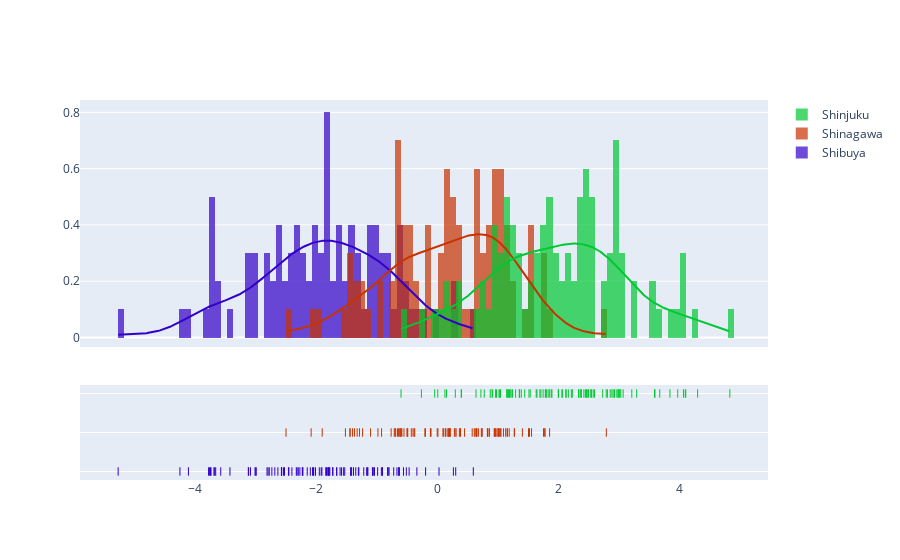

The notebook cell this image was saved under:
### Code cell
fig = ff.create_distplot(hist_data, group_labels, colors=colors, bin_size=.1)

iplot(fig, filename='Compare with 3 city', validate=False)

### Figure 1 — Plotly figure (JSON) as saved in the notebook; plotly's stock layout.template omitted (floating-point values rounded to 4 significant figures; data arrays with more than 128 entries replaced by an {"elided": "..."} marker saying what was removed)
{"data": [{"autobinx": false, "histnorm": "probability density", "legendgroup": "Shibuya", "marker": {"color": "rgb(50, 0, 200)"}, "name": "Shibuya", "opacity": 0.7, "type": "histogram", "x": [0.3004, -4.11, -1.662, -3.011, -3.117, -2.541, -1.803, -3.737, -1.152, -1.92, -1.726, -2.453, -3.763, -1.169, -1.039, -0.6375, -1.777, -2.733, -2.013, -2.525, -1.306, -1.786, -2.992, -3.778, -0.6292, -0.6691, -4.25, -0.9881, -3.577, -1.051, -0.4682, -3.66, -2.685, -1.907, -0.6409, -2.271, -0.8142, -2.571, -1.95, -2.049, -1.217, 0.5906, -1.832, -1.073, 0.02515, -0.196, -2.229, -2.813, -1.73, -0.8244, -3.425, -2.098, -1.796, -3.122, -2.229, -1.823, -0.3401, -2.316, -2.402, -1.067, -0.9262, -0.9075, -1.386, -2.459, -0.5615, -2.999, -2.33, -0.7229, -0.5144, -1.553, -2.297, -1.349, -1.664, 0.262, -1.298, -2.221, -1.431, -1.417, -1.804, -2.634, -3.677, -0.9093, -1.531, -2.149, -2.776, -2.042, -3.086, -1.431, -2.574, -1.844, -3.746, -1.15, -1.585, -3.689, -0.7988, -5.27, -2.576, -2.062, -1.608, -2.796], "xaxis": "x", "xbins": {"end": 0.5906, "size": 0.1, "start": -5.27}, "yaxis": "y"}, {"autobinx": false, "histnorm": "probability density", "legendgroup": "Shinagawa", "marker": {"color": "rgb(200, 50, 0)"}, "name": "Shinagawa", "opacity": 0.7, "type": "histogram", "x": [1.017, 0.8569, 1.268, 1.503, 0.3737, 1.089, -1.402, -0.6181, 1.749, 0.5724, 0.8228, -1.236, -0.4991, 0.1272, 1.269, 0.1854, 0.6752, -0.1071, -0.1151, -1.446, 0.2004, 0.9478, 0.1877, 0.9357, 1.044, 0.2101, -2.5, -0.4321, -0.6994, -0.659, 2.786, 0.0947, 1.85, -0.4909, 1.125, 0.3073, 1.151, 0.6063, 0.278, -0.5882, -1.326, 0.9811, -0.765, 0.1343, 1.552, -0.6213, 0.6439, -1.442, 1.045, 0.361, 0.1896, -0.6899, 1.401, -0.6424, 0.7233, -1.105, 0.7363, -1.37, -0.3755, -0.6058, -1.902, -0.404, 0.7325, -0.1989, 0.6488, -1.288, 0.9477, 1.518, 1.183, 0.9601, 0.29, -0.004457, -0.7134, -0.5012, 0.007133, 0.8508, 0.3806, -0.9829, -0.3852, 1.505, -0.5534, 1.009, -0.5977, 0.8255, -1.519, 1.152, 0.9986, 0.4463, -2.085, -0.923, 0.6475, 1.77, 1.016, 0.6233, -0.2082, 0.2062, 0.09227, -0.117, 1.774, 0.16], "xaxis": "x", "xbins": {"end": 2.786, "size": 0.1, "start": -2.5}, "yaxis": "y"}, {"autobinx": false, "histnorm": "probability density", "legendgroup": "Shinjuku", "marker": {"color": "rgb(0, 200, 50)"}, "name": "Shinjuku", "opacity": 0.7, "type": "histogram", "x": [3.064, 0.9583, 2.415, 2.804, 3.025, 2.053, 2.33, 1.826, 1.689, 1.53, 0.1478, 0.9096, 1.039, 1.851, 4.058, 1.629, 2.459, 0.7715, 0.7166, 1.143, 2.85, 2.328, 2.159, 0.8999, 2.209, 2.488, 0.3912, 1.238, 2.374, 2.547, 3.286, 3.582, 0.3964, 1.888, 2.726, 2.988, 1.801, 3.01, 2.354, 1.349, 3.588, 2.367, 1.027, 2.898, -0.6021, 3.964, 0.004044, 1.173, 3.667, 1.198, 1.383, 1.706, 2.533, 2.878, 1.161, 1.997, 2.997, 2.123, 2.44, 2.491, 1.439, 2.784, 3.206, 0.2936, 2.92, 0.6356, 1.355, 1.779, 3.836, 2.225, 1.995, 1.187, 4.824, 2.579, 2.59, 1.743, 1.215, 1.289, 0.8702, 4.293, 1.994, 2.469, 1.146, 2.064, 1.782, 4.097, -0.2653, 2.959, 1.642, 2.978, 0.1227, 1.509, 1.015, 2.533, 1.877, -0.04602, 2.118, 4.088, 2.922, 0.9739], "xaxis": "x", "xbins": {"end": 4.824, "size": 0.1, "start": -0.6021}, "yaxis": "y"}, {"legendgroup": "Shibuya", "marker": {"color": "rgb(50, 0, 200)"}, "mode": "lines", "name": "Shibuya", "showlegend": false, "type": "scatter", "x": {"elided": "500 float values"}, "xaxis": "x", "y": {"elided": "500 float values"}, "yaxis": "y"}, {"legendgroup": "Shinagawa", "marker": {"color": "rgb(200, 50, 0)"}, "mode": "lines", "name": "Shinagawa", "showlegend": false, "type": "scatter", "x": {"elided": "500 float values"}, "xaxis": "x", "y": {"elided": "500 float values"}, "yaxis": "y"}, {"legendgroup": "Shinjuku", "marker": {"color": "rgb(0, 200, 50)"}, "mode": "lines", "name": "Shinjuku", "showlegend": false, "type": "scatter", "x": {"elided": "500 float values"}, "xaxis": "x", "y": {"elided": "500 float values"}, "yaxis": "y"}, {"legendgroup": "Shibuya", "marker": {"color": "rgb(50, 0, 200)", "symbol": "line-ns-open"}, "mode": "markers", "name": "Shibuya", "showlegend": false, "type": "scatter", "x": [0.3004, -4.11, -1.662, -3.011, -3.117, -2.541, -1.803, -3.737, -1.152, -1.92, -1.726, -2.453, -3.763, -1.169, -1.039, -0.6375, -1.777, -2.733, -2.013, -2.525, -1.306, -1.786, -2.992, -3.778, -0.6292, -0.6691, -4.25, -0.9881, -3.577, -1.051, -0.4682, -3.66, -2.685, -1.907, -0.6409, -2.271, -0.8142, -2.571, -1.95, -2.049, -1.217, 0.5906, -1.832, -1.073, 0.02515, -0.196, -2.229, -2.813, -1.73, -0.8244, -3.425, -2.098, -1.796, -3.122, -2.229, -1.823, -0.3401, -2.316, -2.402, -1.067, -0.9262, -0.9075, -1.386, -2.459, -0.5615, -2.999, -2.33, -0.7229, -0.5144, -1.553, -2.297, -1.349, -1.664, 0.262, -1.298, -2.221, -1.431, -1.417, -1.804, -2.634, -3.677, -0.9093, -1.531, -2.149, -2.776, -2.042, -3.086, -1.431, -2.574, -1.844, -3.746, -1.15, -1.585, -3.689, -0.7988, -5.27, -2.576, -2.062, -1.608, -2.796], "xaxis": "x", "y": ["Shibuya", "Shibuya", "Shibuya", "Shibuya", "Shibuya", "Shibuya", "Shibuya", "Shibuya", "Shibuya", "Shibuya", "Shibuya", "Shibuya", "Shibuya", "Shibuya", "Shibuya", "Shibuya", "Shibuya", "Shibuya", "Shibuya", "Shibuya", "Shibuya", "Shibuya", "Shibuya", "Shibuya", "Shibuya", "Shibuya", "Shibuya", "Shibuya", "Shibuya", "Shibuya", "Shibuya", "Shibuya", "Shibuya", "Shibuya", "Shibuya", "Shibuya", "Shibuya", "Shibuya", "Shibuya", "Shibuya", "Shibuya", "Shibuya", "Shibuya", "Shibuya", "Shibuya", "Shibuya", "Shibuya", "Shibuya", "Shibuya", "Shibuya", "Shibuya", "Shibuya", "Shibuya", "Shibuya", "Shibuya", "Shibuya", "Shibuya", "Shibuya", "Shibuya", "Shibuya", "Shibuya", "Shibuya", "Shibuya", "Shibuya", "Shibuya", "Shibuya", "Shibuya", "Shibuya", "Shibuya", "Shibuya", "Shibuya", "Shibuya", "Shibuya", "Shibuya", "Shibuya", "Shibuya", "Shibuya", "Shibuya", "Shibuya", "Shibuya", "Shibuya", "Shibuya", "Shibuya", "Shibuya", "Shibuya", "Shibuya", "Shibuya", "Shibuya", "Shibuya", "Shibuya", "Shibuya", "Shibuya", "Shibuya", "Shibuya", "Shibuya", "Shibuya", "Shibuya", "Shibuya", "Shibuya", "Shibuya"], "yaxis": "y2"}, {"legendgroup": "Shinagawa", "marker": {"color": "rgb(200, 50, 0)", "symbol": "line-ns-open"}, "mode": "markers", "name": "Shinagawa", "showlegend": false, "type": "scatter", "x": [1.017, 0.8569, 1.268, 1.503, 0.3737, 1.089, -1.402, -0.6181, 1.749, 0.5724, 0.8228, -1.236, -0.4991, 0.1272, 1.269, 0.1854, 0.6752, -0.1071, -0.1151, -1.446, 0.2004, 0.9478, 0.1877, 0.9357, 1.044, 0.2101, -2.5, -0.4321, -0.6994, -0.659, 2.786, 0.0947, 1.85, -0.4909, 1.125, 0.3073, 1.151, 0.6063, 0.278, -0.5882, -1.326, 0.9811, -0.765, 0.1343, 1.552, -0.6213, 0.6439, -1.442, 1.045, 0.361, 0.1896, -0.6899, 1.401, -0.6424, 0.7233, -1.105, 0.7363, -1.37, -0.3755, -0.6058, -1.902, -0.404, 0.7325, -0.1989, 0.6488, -1.288, 0.9477, 1.518, 1.183, 0.9601, 0.29, -0.004457, -0.7134, -0.5012, 0.007133, 0.8508, 0.3806, -0.9829, -0.3852, 1.505, -0.5534, 1.009, -0.5977, 0.8255, -1.519, 1.152, 0.9986, 0.4463, -2.085, -0.923, 0.6475, 1.77, 1.016, 0.6233, -0.2082, 0.2062, 0.09227, -0.117, 1.774, 0.16], "xaxis": "x", "y": ["Shinagawa", "Shinagawa", "Shinagawa", "Shinagawa", "Shinagawa", "Shinagawa", "Shinagawa", "Shinagawa", "Shinagawa", "Shinagawa", "Shinagawa", "Shinagawa", "Shinagawa", "Shinagawa", "Shinagawa", "Shinagawa", "Shinagawa", "Shinagawa", "Shinagawa", "Shinagawa", "Shinagawa", "Shinagawa", "Shinagawa", "Shinagawa", "Shinagawa", "Shinagawa", "Shinagawa", "Shinagawa", "Shinagawa", "Shinagawa", "Shinagawa", "Shinagawa", "Shinagawa", "Shinagawa", "Shinagawa", "Shinagawa", "Shinagawa", "Shinagawa", "Shinagawa", "Shinagawa", "Shinagawa", "Shinagawa", "Shinagawa", "Shinagawa", "Shinagawa", "Shinagawa", "Shinagawa", "Shinagawa", "Shinagawa", "Shinagawa", "Shinagawa", "Shinagawa", "Shinagawa", "Shinagawa", "Shinagawa", "Shinagawa", "Shinagawa", "Shinagawa", "Shinagawa", "Shinagawa", "Shinagawa", "Shinagawa", "Shinagawa", "Shinagawa", "Shinagawa", "Shinagawa", "Shinagawa", "Shinagawa", "Shinagawa", "Shinagawa", "Shinagawa", "Shinagawa", "Shinagawa", "Shinagawa", "Shinagawa", "Shinagawa", "Shinagawa", "Shinagawa", "Shinagawa", "Shinagawa", "Shinagawa", "Shinagawa", "Shinagawa", "Shinagawa", "Shinagawa", "Shinagawa", "Shinagawa", "Shinagawa", "Shinagawa", "Shinagawa", "Shinagawa", "Shinagawa", "Shinagawa", "Shinagawa", "Shinagawa", "Shinagawa", "Shinagawa", "Shinagawa", "Shinagawa", "Shinagawa"], "yaxis": "y2"}, {"legendgroup": "Shinjuku", "marker": {"color": "rgb(0, 200, 50)", "symbol": "line-ns-open"}, "mode": "markers", "name": "Shinjuku", "showlegend": false, "type": "scatter", "x": [3.064, 0.9583, 2.415, 2.804, 3.025, 2.053, 2.33, 1.826, 1.689, 1.53, 0.1478, 0.9096, 1.039, 1.851, 4.058, 1.629, 2.459, 0.7715, 0.7166, 1.143, 2.85, 2.328, 2.159, 0.8999, 2.209, 2.488, 0.3912, 1.238, 2.374, 2.547, 3.286, 3.582, 0.3964, 1.888, 2.726, 2.988, 1.801, 3.01, 2.354, 1.349, 3.588, 2.367, 1.027, 2.898, -0.6021, 3.964, 0.004044, 1.173, 3.667, 1.198, 1.383, 1.706, 2.533, 2.878, 1.161, 1.997, 2.997, 2.123, 2.44, 2.491, 1.439, 2.784, 3.206, 0.2936, 2.92, 0.6356, 1.355, 1.779, 3.836, 2.225, 1.995, 1.187, 4.824, 2.579, 2.59, 1.743, 1.215, 1.289, 0.8702, 4.293, 1.994, 2.469, 1.146, 2.064, 1.782, 4.097, -0.2653, 2.959, 1.642, 2.978, 0.1227, 1.509, 1.015, 2.533, 1.877, -0.04602, 2.118, 4.088, 2.922, 0.9739], "xaxis": "x", "y": ["Shinjuku", "Shinjuku", "Shinjuku", "Shinjuku", "Shinjuku", "Shinjuku", "Shinjuku", "Shinjuku", "Shinjuku", "Shinjuku", "Shinjuku", "Shinjuku", "Shinjuku", "Shinjuku", "Shinjuku", "Shinjuku", "Shinjuku", "Shinjuku", "Shinjuku", "Shinjuku", "Shinjuku", "Shinjuku", "Shinjuku", "Shinjuku", "Shinjuku", "Shinjuku", "Shinjuku", "Shinjuku", "Shinjuku", "Shinjuku", "Shinjuku", "Shinjuku", "Shinjuku", "Shinjuku", "Shinjuku", "Shinjuku", "Shinjuku", "Shinjuku", "Shinjuku", "Shinjuku", "Shinjuku", "Shinjuku", "Shinjuku", "Shinjuku", "Shinjuku", "Shinjuku", "Shinjuku", "Shinjuku", "Shinjuku", "Shinjuku", "Shinjuku", "Shinjuku", "Shinjuku", "Shinjuku", "Shinjuku", "Shinjuku", "Shinjuku", "Shinjuku", "Shinjuku", "Shinjuku", "Shinjuku", "Shinjuku", "Shinjuku", "Shinjuku", "Shinjuku", "Shinjuku", "Shinjuku", "Shinjuku", "Shinjuku", "Shinjuku", "Shinjuku", "Shinjuku", "Shinjuku", "Shinjuku", "Shinjuku", "Shinjuku", "Shinjuku", "Shinjuku", "Shinjuku", "Shinjuku", "Shinjuku", "Shinjuku", "Shinjuku", "Shinjuku", "Shinjuku", "Shinjuku", "Shinjuku", "Shinjuku", "Shinjuku", "Shinjuku", "Shinjuku", "Shinjuku", "Shinjuku", "Shinjuku", "Shinjuku", "Shinjuku", "Shinjuku", "Shinjuku", "Shinjuku", "Shinjuku"], "yaxis": "y2"}], "layout": {"barmode": "overlay", "hovermode": "closest", "legend": {"traceorder": "reversed"}, "xaxis": {"anchor": "y2", "domain": [0, 1], "zeroline": false}, "yaxis": {"anchor": "free", "domain": [0.35, 1], "position": 0}, "yaxis2": {"anchor": "x", "domain": [0, 0.25], "dtick": 1, "showticklabels": false}}}
